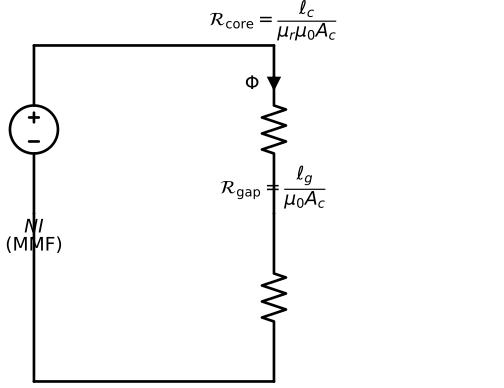

Write Python code to recreate this figure.
"""Q4: C-Core — Reluctance equivalent circuit."""
import schemdraw
import schemdraw.elements as elm

with schemdraw.Drawing(file='diagrams/week10/q4_ccore_reluctance.svg') as d:
    d.config(unit=3.5, fontsize=14, font='sans-serif')

    # MMF source (modelled as voltage source in reluctance analogy)
    source = d.add(elm.SourceV().up().label('$NI$\n(MMF)', loc='left'))

    # Top rail
    d += elm.Line().right().length(5).at(source.end)

    # Core reluctance (going down)
    Rcore = d.add(elm.Resistor().down().label(
        '$\\mathcal{R}_{\\mathrm{core}} = \\dfrac{\\ell_c}{\\mu_r \\mu_0 A_c}$',
        loc='right'))

    # Air gap reluctance (going down)
    Rgap = d.add(elm.Resistor().down().label(
        '$\\mathcal{R}_{\\mathrm{gap}} = \\dfrac{\\ell_g}{\\mu_0 A_c}$',
        loc='right'))

    # Bottom return
    d += elm.Line().left().tox(source.start)
    d += elm.Line().up().toy(source.start)

    # Flux arrow (analogous to current)
    d += elm.CurrentLabelInline(direction='in').at(Rcore).label('$\\Phi$')
